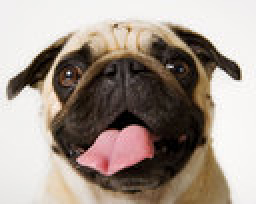
#> input picture pics/pug2-r.ppm, 128 x 102 px (shown 2 times larger)
$ python IMSEG.py   (older library calls are emulated)
#> lines starting #> are read from the running program, lines starting #| are printed output that depends on the picture; after the words box and inside, x2 and y2 are one past the last pixel; in counts of white or black regions, pixels touching at a corner belong together
#!/usr/bin/env python3

# -*- coding: utf-8 -*-
"""
Created on Thu Nov 16 14:38:15 2017

@author: Jones Agwata

This is an Image segmentation program

"""


import numpy as np
import matplotlib.pyplot as plt
from scipy.misc import imread
from sklearn.neighbors import KNeighborsClassifier

# [84 lines left out: functions add_gaussian_noise, add_saltnpeppar_noise, neighbours, not called in this run]


def likelihood(cl,y):
    """
    Likelihood function for image pixel value and knn
    args: classifier object cl, image pixel value y
    returns classifier prediction

    """
    return cl.predict(y.reshape(-1,3))


# [18 lines left out: function normalise, not called in this run]

def im_plot(x, im):
    """
    Function to decode latent variables and replace
    background pixels to green(0,255,0)

    Args: Latent Variable c, Image im
    """
    m,n = x.shape[0],im.shape[1]
    for i in range(m):
        for j in range(n):
            if x[i][j] == -1:
                im[i][j]=[0,255,0]

    return im


def IMSEG(im,x,cl):
    """
    Main function to segment image
    args: Image im, latent variable x, classifier object cl
    returns: encoded latent variable x
    """
    m,n = im.shape[0],im.shape[1]
    for i in range(m):
        for j in range(n):
            fl = likelihood(cl,im[i][j])
            #print(fl, bl)
            if fl == 1:
                x[i][j] = 1
            else:
                x[i][j]= -1


    return x
   # proportion of pixels to alter


# import the necessary packages


def pix(im):
    """
    Function to return list of of rgb pixel values
    Args: Image im
    """
    m,n = im.shape[:2]
    p_list = []
    for i in range(m):
        for j in range(n):
          p_list.append([im[i][j][0],im[i][j][1],im[i][j][2]])


    return np.array(p_list)

#Read original image
im = imread('./pics/pug2-r.ppm')
#> im is the input picture: shape (102, 128, 3); mean R, G, B 162.3, 149.7, 140.2

#Read foreground and background mask
f_m = imread('./pics/pug2-r-fmask.ppm')
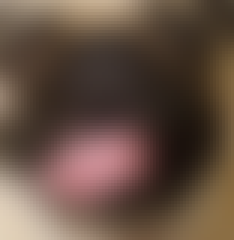
#> input picture pics/pug2-r-fmask.ppm, 78 x 80 px (shown 3 times larger)
#> f_m is the input picture: shape (80, 78, 3); mean R, G, B 100.5, 79.6, 66.8
b_m = imread('./pics/pug2-r-bmask.ppm')
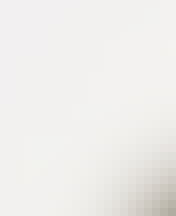
#> input picture pics/pug2-r-bmask.ppm, 22 x 27 px (shown 8 times larger)
#> b_m is the input picture: shape (27, 22, 3); mean R, G, B 239.1, 237.8, 235.8


#Get all foreground and background pixels and concatenate them in to one list.
X1 = pix(f_m)
#> after the loop in pix, `for i in range(m):`: p_list = 6240 items, first 6: [157, 142, 126], [158, 142, 126], [159, 143, 126], [160, 144, 126], [162, 145, 127], [163, 147, 128]
X2 = pix(b_m)
#> X2 = 594 rows, first 8: [242, 240, 241], [242, 240, 241], [242, 240, 241], [242, 240, 240], [242, 240, 240], [242, 240, 240], [242, 240, 240], [242, 240, 240]
X = np.concatenate((X1,X2))

#Create Target variable denoting foreground as 1 and Background as 0 in same order as pixel list
Y1 = np.ones(X1.shape[0])
#> Y1 = 6240 values from 1 to 1
Y2 = np.zeros(X2.shape[0])
#> Y2 = 594 values from 0 to 0
Y=np.concatenate((Y1,Y2))

#Create KNN classifier and fit the values.
f_neigh = KNeighborsClassifier(n_neighbors=20)
f_neigh = f_neigh.fit(X,Y)


#Plot original image
fig = plt.figure()
ax = fig.add_subplot(121)
ax.imshow(im,cmap='gray')


x = np.zeros(im.shape[:2])
x_n = IMSEG(im,x,f_neigh)
#> after the loop in IMSEG, `for i in range(m):`:
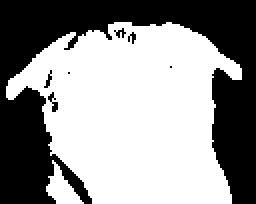
#> x: shape (102, 128) float64 (shown 2 times larger); values -1 (black) and 1 (white), 57.5% white; 7 black regions (5 under 20 px), largest, box (x1, y1, x2, y2) and area: (0, 0, 128, 102) 5476, (24, 46, 29, 56) 23
print("done")
#plot Segmented image
im = im_plot(x_n,im)
#> after the loop in im_plot, `for i in range(m):`:
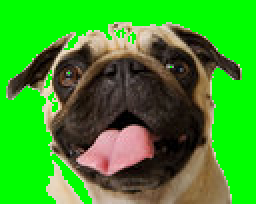
#> im: shape (102, 128, 3) (shown 2 times larger); mean R, G, B 59.5, 156.1, 39.5
ax3 = fig.add_subplot(122)
ax3.imshow(im,cmap='gray')
